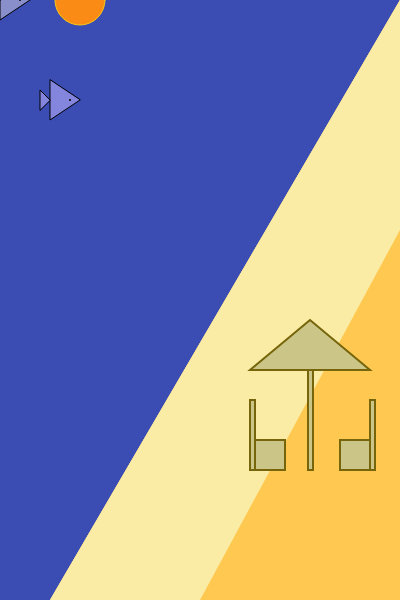
Frame 1 (no input)
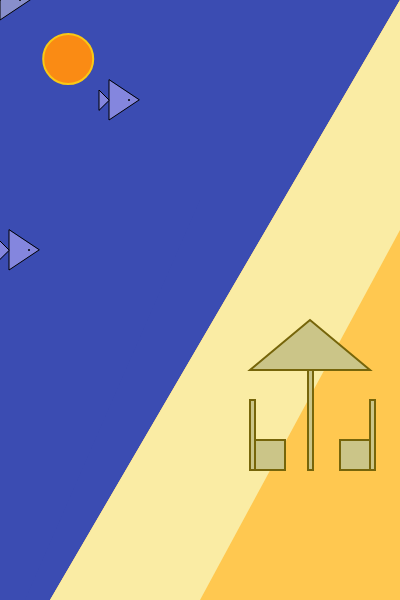
Frame 60 (no input)
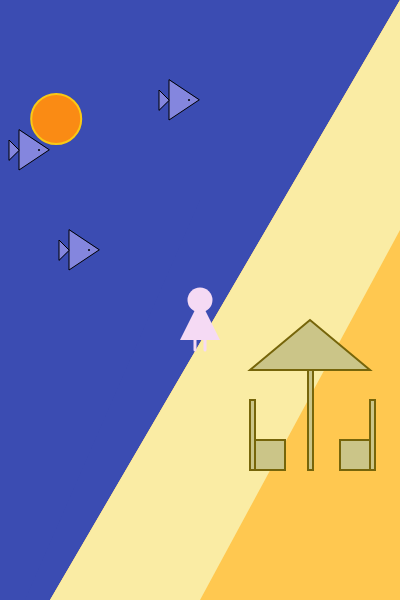
Frame 120 (the mouse pressed at the canvas centre since frame 60)

The p5.js sketch that drew these frames (run headless with seeded random() and noise() and a simulated clock; from frame 60 on, the mouse is pressed at the canvas centre):

// p5.js sketch
// ── sketch.js
//x:x coordinate,y:y coordinate,a:variable
w = 400, h = 600;
let x = 80;
let y = 0;
let a = 1;
let b = 1;
let c1, c2, c3, c4;
let m = 200, n = 150;
let x1=50,y1=100;

function setup() {
    createCanvas(w, h);
    //sea color,1:dark,2:light
    c1 = color('#2631EA');
    c2 = color('#2394F5');
    //sun color,3:dark,4:light
    c3 = color('#FA8B14');
    c4 = color('#F0B67B');
}
function draw() {
    //sea
    noStroke();
    fill('#3B4CB2');
    quad(0, 0, 0, h, w - 350, h, w, 0);
    //beach
    fill('#FFC850');
    triangle(w, 0, w, h, w - 350, h);
    fill('#FAECA4');
    quad(50,600,200,600,400,230,400,0);
    //sun
    stroke('#FAC914');
    fill('#FA8B14');
    circle(x, y, 50);
    //left and right
    x = x - a / 5;
    //up and down

    y = y + a;
    if (y >= 600 || y < -400) {
        a = -a;
        y = y + a;
    }

    //make the sun disappear
    noStroke();
    fill('#3B4CB2');
    quad(0, 200, 0, h, 25, h, 200, 200);
    //sunset 
    if (y > 180 && y < 280 && a == 1) {
        fill(c3);
        quad(0, m, 0, m + 20, n, m + 20, n + 10, m);
    }
    if (y > 220 && y < 280 && a == 1) {
        fill(c4);
        quad(0, m + 20, 0, m + 40, n - 10, m + 40, n, m + 20);
    }
    if (y > 240 && y < 280 && a == 1) {
        fill(c2);
        quad(0, m + 40, 0, m + 60, n - 20, m + 60, n - 10, m + 40);
    }
    if (y > 260 && y < 280 && a == 1) {
        fill(c1);
        quad(0, m + 60, 0, m + 80, n - 30, m + 80, n - 20, m + 60);
    }
    //sunrise
    if (y > 180 && y < 280 && a == -1) {
        fill(c1);
        quad(0, m, 0, m + 20, n - 20, m + 20, n - 30, m);
    }
    if (y > 220 && y < 280 && a == -1) {
        fill(c2);
        quad(0, m + 20, 0, m + 40, n - 10, m + 40, n - 20, m + 20);
    }
    if (y > 240 && y < 280 && a == -1) {
        fill(c4);
        quad(0, m + 40, 0, m + 60, n, m + 60, n - 10, m + 40);
    }
    if (y > 260 && y < 280 && a == -1) {
        fill(c3);
        quad(0, m + 60, 0, m + 80, n + 10, m + 80, n, m + 60);
    }
//become dark
    if (y > 280) {
        //sea
        fill('#0F1583');
        quad(0, 0, 0, h, w - 350, h, w, 0);
        //beach
        fill('#CBBD88');
        triangle(w, 0, w, h, w - 350, h);
        fill('#E5E0C3');
        quad(50,600,200,600,400,230,400,0);
    }

if ((mouseX*12/7)-(h-mouseY)-200/7>=0){
    girl(mouseX,mouseY);
    }
if ((mouseX*12/7)-(h-mouseY)-200/7<0){
    fill('#888FCB')
    fish(mouseX,mouseY);
    fish(mouseX-50,mouseY-50);
    fish(mouseX-100,mouseY+150);
}
    //house 
    fill('#CBC588');
    stroke('#76650A');
    strokeWeight(2);
    triangle(310,320,250,370,370,370);
    rect(308,370,5,100);
    rect(250,400,5,70);
    rect(255,440,30,30);
    rect(370,400,5,70);
    rect(340,440,30,30);
    //fish
if ((x1*12/7)-(h-y1)-200/7<0){
    fill('#8486DE')
    fish (x1,y1);
    fish (x1-150,y1+50);
    fish (x1-100,y1+150);
    x1++;
    if((x1*12/7)-(h-y1)-200/7>=0){
        x1=50;
    }
    

}
}
function fish(m, n) {
    stroke('black');
    strokeWeight(1);
    triangle(m + 30, n, m, n + 20, m, n - 20);
    triangle(m, n, m - 10, n - 10, m - 10, n + 10);
    strokeWeight(2);
    point(m + 20, n)
}

function girl(x, y) {
    noStroke();
    fill('#F5DAF4')
    circle(x, y, 25);
    triangle(x, y, x - 20, y + 40, x + 20, y + 40);
    stroke('#F5DAF4');
    strokeWeight(3);
    line(x - 5, y + 40, x - 5, y + 50);
    line(x + 5, y + 40, x + 5, y + 50);
}
